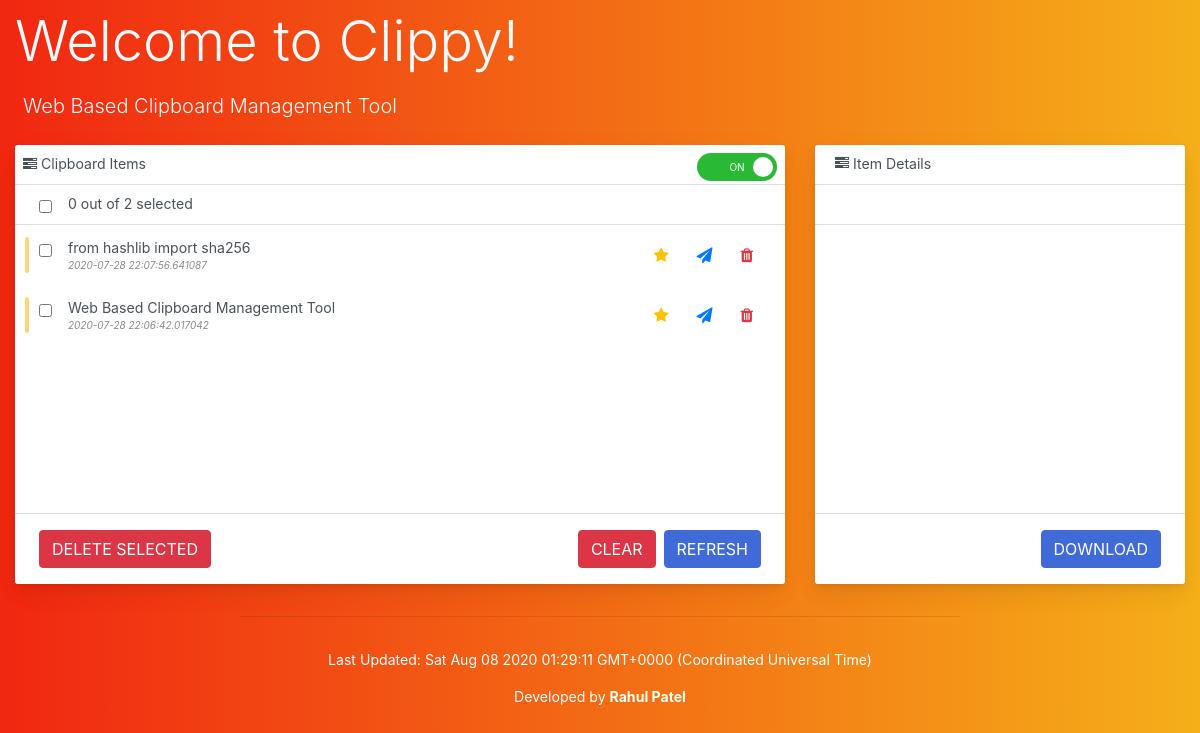
/, run on an earlier commit of the app's database.
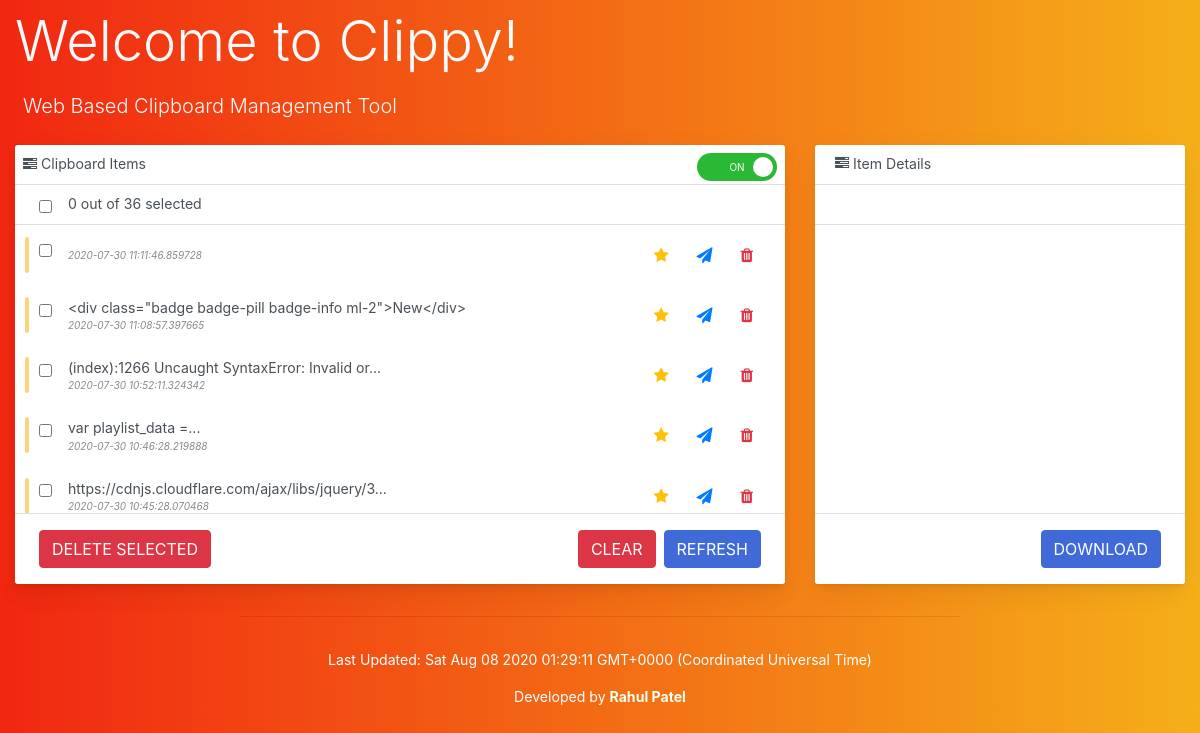
And on a later commit of the database.
### app.py (models this page shows)
@dataclass
class ClipboardItem(db.Model):
    id: int
    text: str
    length: int
    location: str
    date: str
    id = db.Column(db.Integer, primary_key=True)
    text = db.Column(db.String(9999), nullable=False)
    length = db.Column(db.Integer, nullable=False)
    location = db.Column(db.String(2083))
    date = db.Column(db.DateTime, nullable=False, default=datetime.now())

### app.py (the view)
@app.route('/')
def index():
    items = ClipboardItem.query.order_by(ClipboardItem.date.desc()).all()
    return render_template('index.html', items=items)

### templates/index.html (shortened to what the changed rows need)
<!DOCTYPE html>
<html lang="en">
<head>
    <link rel="stylesheet" href="https://stackpath.bootstrapcdn.com/bootstrap/4.5.0/css/bootstrap.min.css">
    <link rel="stylesheet" href="../static/css/main.css">
    <link rel="stylesheet" href="https://stackpath.bootstrapcdn.com/font-awesome/4.7.0/css/font-awesome.min.css">
</head>
<body>
    <div class="col-md-8">
        <h1 class="display-4 text-light mt-2">Welcome to Clippy!</h1>
    </div>
    <div class="container-fluid">
        <div class="row">
            <div class="col-md-8">
                <div class="card-hover-shadow-2x mb-3 card">
                    <div class="card-header-tab card-header pt-3">
                        <div class="widget-content p-0">
                            <div class="widget-content-wrapper">
                                <div class="widget-content-left pb-3">
                                    <span id="check-count">0</span><span> out of {{ items|length }} selected</span>
                                </div>
                            </div>
                        </div>
                    </div>
                    <form class="reset-css" id="checked-form" method="POST" action="{{ url_for('item_actions') }}">
                        <div class="scroll-area-sm">
                            <perfect-scrollbar class="ps-show-limits">
                                <div style="position: static;" class="ps ps--active-y">
                                    <div class="ps-content">
                                        <ul class=" list-group list-group-flush" id="single-checks">
                                            {% for item in items %}
                                            <li class="list-group-item">
                                                <div class="todo-indicator bg-warning"></div>
                                                <div class="widget-content p-0">
                                                    <div class="widget-content-wrapper">
                                                        <div class="widget-content-left mr-2">
                                                                <div class="custom-checkbox custom-control pl-1">
                                                                    <input name="copy_id" value="{{item.id}}" onchange="count_checked()" type="checkbox">
                                                                    <label>&nbsp;</label>
                                                                </div>
                                                        </div>
                                                        <div class="widget-content-left">
                                                            <div class="widget-heading">
                                                                <a class="copy-text" id="copy-text" onclick="populate_div(' {{loop.index - 1}} ');"> {{ item.text | truncate(50) }} </a>
                                                            </div>
                                                            <div class="widget-subheading"><i>{{ item.date }}</i></div>
                                                        </div>
                                                        <div class="widget-content-right">
                                                            <button class="border-0 btn-transition btn btn-outline-warning">
                                                                <i class="fa fa-star"></i>
                                                            </button>
                                                            <button class="border-0 btn-transition btn btn-outline-primary">
                                                                <i class="fa fa-paper-plane"></i>
                                                            </button>
                                                                <button type="submit" name="action" value= "{{ 'deleteitem' ~ item.id }}" class="border-0 btn-transition btn btn-outline-danger">
                                                                    <i class="fa fa-trash"></i>
                                                                </button>
                                                        </div>
                                                    </div>
                                                </div>
                                            </li>
                                            {% endfor %}
                                        </ul>
                                    </div>
                                </div>
                            </perfect-scrollbar>
                        </div>
                    </form>
                </div>
            </div>
        </div>
    </div>
</body>
</html>

What changed in the data, as far as the page shows it:
no longer on this page (row edited): ClipboardItem: text "from hashlib import sha256", date "2020-07-28 22:07:56.641087"
removed ClipboardItem: text "Web Based Clipboard Management Tool", date "2020-07-28 22:06:42.017042"
added ClipboardItem: date "2020-07-30 11:11:46.859728"
added ClipboardItem: text "<div class=\"badge badge-pill badge-info ml-2\">New</div>", date "2020-07-30 11:08:57.397665"
added ClipboardItem: text "(index):1266 Uncaught SyntaxError: Invalid or...", date "2020-07-30 10:52:11.324342"
added ClipboardItem: text "var playlist_data =...", date "2020-07-30 10:46:28.219888"
added ClipboardItem: text "https://cdnjs.cloudflare.com/ajax/libs/jquery/3...", date "2020-07-30 10:45:28.070468"
Also different on the page:
{{ items|length }}: "2" → "36"
